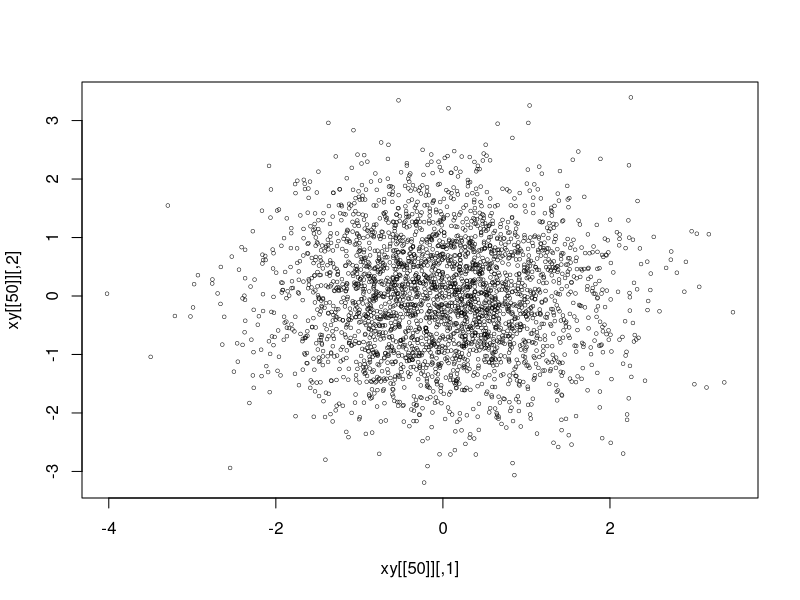
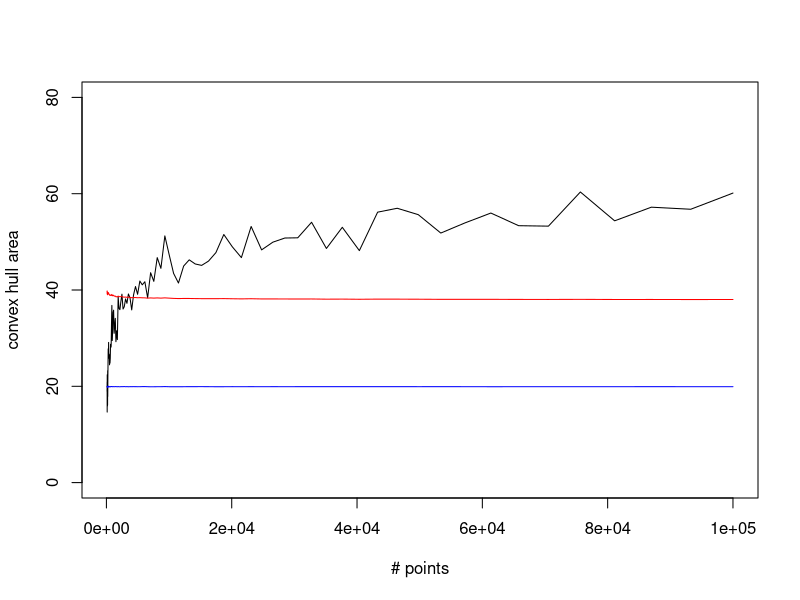

Here is the R script that generated these plots, in order:
## ---- chunk 1
#| label: load-libs
library(sp)
library(mvtnorm)
## ---- chunk 2
# simulate bivariate normal with
# increasing n and all else constant
ns <- round(10^seq(2, 5, l = 100))
xy <- lapply(ns, rmvnorm, numeric(2))
# one example...
plot(xy[[50]], cex = 0.5, lwd = 0.5)
## ---- chunk 3
# convex hull areas
as <- mapply(
  xy = xy, ch = lapply(xy, chull),
  \(xy, ch) Polygon(xy[ch, ], TRUE)@area)
# standard deviations
# (assuming x were PC1)
sd <- sapply(xy, \(.) sd(.[, 2]))
## ---- chunk 4
# shifting along y for joint visualization
plot(ns, as, type = "l", ylim = c(0, 80),
  xlab = "# points", ylab = "convex hull area")
# jup, as RG pointed out, these are independent of n
lines(ns, sd+mean(as)/2, col = "blue")
# except for very small scaling by 1/√n seems to work
lines(ns, as/sqrt(ns)+mean(as), col = "red")
## ---- chunk 5
